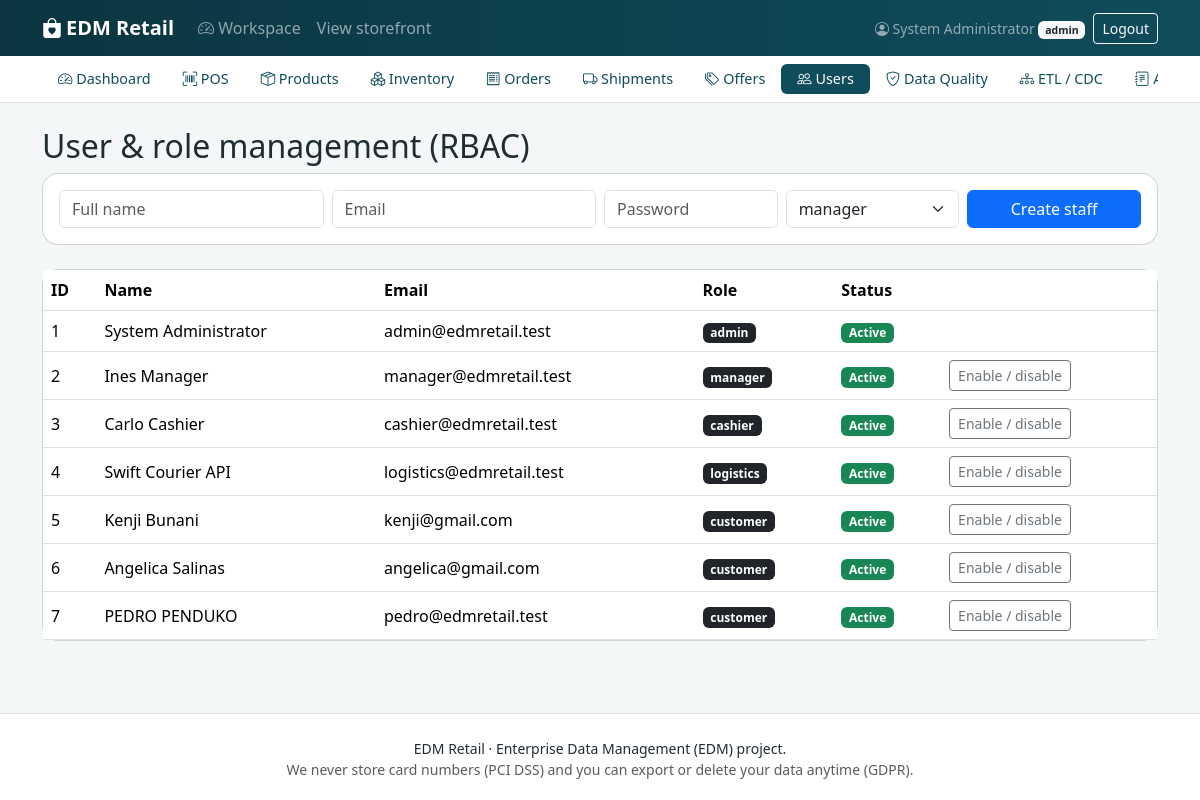
The page /admin/users.php (signed in) on the database its author committed.
### tables this page shows
CREATE TABLE users (
  id            INT AUTO_INCREMENT PRIMARY KEY,
  name          VARCHAR(100) NOT NULL,
  email         VARCHAR(150) NOT NULL UNIQUE,
  password_hash VARCHAR(255) NOT NULL,
  role          ENUM('admin','manager','cashier','logistics','customer') NOT NULL DEFAULT 'customer',
  is_active     TINYINT(1) NOT NULL DEFAULT 1,
  created_at    TIMESTAMP NOT NULL DEFAULT CURRENT_TIMESTAMP,
  deleted_at    DATETIME NULL
);

### includes/functions.php (called while the page is built, shortened)
<?php
function e($v): string { return htmlspecialchars((string)$v, ENT_QUOTES, 'UTF-8'); }
function url(string $path = ''): string { return BASE_URL . '/' . ltrim($path, '/'); }
function user(): ?array { return $_SESSION['user'] ?? null; }
function home_for_role(string $role): string
{
    return match ($role) {
        'admin', 'manager' => 'admin/index.php',
        'cashier'          => 'pos/index.php',
        'logistics'        => 'admin/shipments.php',
        default            => 'index.php',
    };
}

### admin/users.php (the view, shortened to what this page needs)
<?php
$pdo = db();
$list = $pdo->query("SELECT * FROM users ORDER BY FIELD(role,'admin','manager','cashier','logistics','customer'), id")->fetchAll();
require __DIR__ . '/../includes/header.php';
require __DIR__ . '/../includes/staff_nav.php';
?>
<div class="container py-4">
  <h2>User & role management (RBAC)</h2>
  <div class="card card-body mb-4"><form method="post" class="row g-2"><?= csrf_field() ?><input type="hidden" name="action" value="create">
    <div class="col-md-3"><input name="name" class="form-control" placeholder="Full name" required></div>
    <div class="col-md-3"><input type="email" name="email" class="form-control" placeholder="Email" required></div>
    <div class="col-md-2"><input type="password" name="password" class="form-control" placeholder="Password" required></div>
    <div class="col-md-2"><select name="role" class="form-select"><option>manager</option><option>cashier</option><option>logistics</option><option>admin</option></select></div>
    <div class="col-md-2"><button class="btn btn-primary w-100">Create staff</button></div></form></div>
  <div class="card"><table class="table mb-0"><thead><tr><th>ID</th><th>Name</th><th>Email</th><th>Role</th><th>Status</th><th></th></tr></thead><tbody>
    <?php foreach ($list as $u): ?><tr><td><?= (int)$u['id'] ?></td><td><?= e($u['name']) ?></td><td><?= e($u['email']) ?></td><td><span class="badge text-bg-dark"><?= e($u['role']) ?></span></td>
      <td><?= $u['deleted_at'] ? '<span class="badge text-bg-secondary">Erased (GDPR)</span>' : ($u['is_active'] ? '<span class="badge text-bg-success">Active</span>' : '<span class="badge text-bg-danger">Disabled</span>') ?></td>
      <td><?php if (!$u['deleted_at'] && $u['id'] !== user()['id']): ?><form method="post"><button class="btn btn-sm btn-outline-secondary">Enable / disable</button></form><?php endif; ?></td></tr><?php endforeach; ?>
  </tbody></table></div>
</div>
<?php require __DIR__ . '/../includes/footer.php'; ?>

### includes/header.php (shortened to what this page needs)
<?php
$u = user();
$isStaff = $u && $u['role'] !== 'customer';
?>
<!DOCTYPE html>
<html lang="en">
<head>
  <link href="https://cdn.jsdelivr.net/npm/bootstrap@5.3.3/dist/css/bootstrap.min.css" rel="stylesheet">
  <link href="https://cdn.jsdelivr.net/npm/bootstrap-icons@1.11.3/font/bootstrap-icons.min.css" rel="stylesheet">
  <link href="<?= url('assets/css/style.css') ?>" rel="stylesheet">
</head>
<body>
<nav class="navbar navbar-expand-lg navbar-dark app-nav sticky-top">
  <div class="container">
    <a class="navbar-brand fw-bold" href="<?= url('index.php') ?>"><i class="bi bi-bag-heart-fill me-1"></i><?= e(APP_NAME) ?></a>
    <div id="nav" class="collapse navbar-collapse">
      <ul class="navbar-nav me-auto">
        <?php if ($u && $u['role'] === 'customer'): ?>
          <li class="nav-item"><a class="nav-link" href="<?= url('orders.php') ?>">My Orders</a></li>
          <li class="nav-item"><a class="nav-link" href="<?= url('profile.php') ?>">My Profile</a></li>
        <?php elseif ($isStaff): ?>
          <li class="nav-item"><a class="nav-link" href="<?= url(home_for_role($u['role'])) ?>"><i class="bi bi-speedometer2"></i> Workspace</a></li>
          <li class="nav-item"><a class="nav-link" href="<?= url('products.php') ?>">View storefront</a></li>
        <?php endif; ?>
      </ul>
      <ul class="navbar-nav align-items-lg-center">
        <?php if ($u): ?>
          <li class="nav-item"><span class="navbar-text me-2 small"><i class="bi bi-person-circle"></i> <?= e($u['name']) ?>
            <span class="badge bg-light text-dark"><?= e($u['role']) ?></span></span></li>
          <li class="nav-item"><a class="btn btn-sm btn-outline-light" href="<?= url('logout.php') ?>">Logout</a></li>
        <?php else: ?>
          <li class="nav-item"><a class="nav-link" href="<?= url('login.php') ?>">Login</a></li>
          <li class="nav-item"><a class="btn btn-sm btn-warning" href="<?= url('register.php') ?>">Register</a></li>
        <?php endif; ?>
      </ul>
    </div>
  </div>
</nav>
<main>

### assets/css/style.css (style rules this page uses)
:root { --brand:#0f4c5c; --brand-dark:#0a3540; --accent:#f4a261; --soft:#f4f7f8; }
body { background: var(--soft); color:#1f2d33; }
.app-nav { background: linear-gradient(90deg, var(--brand-dark), var(--brand)); }
.card { border-radius:1rem; }
.table > :not(caption) > * > * { vertical-align: middle; }

### rows shown on the page
users: name "System Administrator", role "admin", id "1", email "admin@edmretail.test", is_active "Active"
users: id "2", name "Ines Manager", email "manager@edmretail.test", role "manager", is_active "Active"
users: id "3", name "Carlo Cashier", email "cashier@edmretail.test", role "cashier", is_active "Active"
users: id "4", name "Swift Courier API", email "logistics@edmretail.test", role "logistics", is_active "Active"
users: id "5", name "Kenji Bunani", email "kenji@gmail.com", role "customer", is_active "Active"
users: id "6", name "Angelica Salinas", email "angelica@gmail.com", role "customer", is_active "Active"
users: id "7", name "PEDRO PENDUKO", email "pedro@edmretail.test", role "customer", is_active "Active"

### other values the page prints
APP_NAME "EDM Retail"
$label "Dashboard"
$label "POS"
$label "Products"
$label "Inventory"
$label "Orders"
$label "Shipments"
$label "Offers"
$label "Users"
$label "Data Quality"
$label "ETL / CDC"
